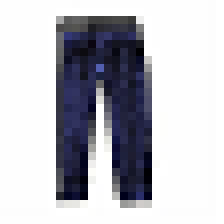
#> input picture frozenSpider/spiderNets/pants.png, 28 x 28 px (shown 8 times larger)
$ python main1.py
#> lines starting #> are read from the running program, lines starting #| are printed output that depends on the picture
from zipfile import ZipFile
import os
import urllib
import urllib.request
import cv2
import pickle
import copy


"""

URL = 'https://nnfs.io/datasets/fashion_mnist_images.zip'
FILE = 'fashion_mnist_images.zip'
FOLDER = 'fashion_mnist_images'

if not os.path.isfile(FILE):
    print ( 'Downloading {URL} and saving as {FILE} ...' )
    urllib.request.urlretrieve(URL, FILE)

print ( 'Unzipping images...' )

with ZipFile(FILE) as zip_images:
    zip_images.extractall(FOLDER)

"""


import matplotlib.pyplot as plt


#Full code


import numpy as np
import nnfs
from nnfs.datasets import sine_data, spiral_data


nnfs.init()
#> (this line was passed over: nnfs is not available in this run)


# Dense layer
class Layer_Dense :
    # Layer initialization
    # [43 lines left out: functions __init__, forward, backward, not called in this run]

        # Retrieve layer parameters
    def get_parameters(self):
            return self.weights, self.biases

        # Set weights and biases in a layer instance
    # [4 lines left out: function set_parameters, not called in this run]


# Dropout
class Layer_Dropout :

    # Init
    # [18 lines left out: functions __init__, forward, not called in this run]

    # Backward pass
    def backward ( self , dvalues ):
        # Gradient on values
        self.dinputs = dvalues * self.binary_mask
        # Input "layer"


class Layer_Input :
    # Forward pass
    def forward ( self , inputs , training ):
        self.output = inputs


# ReLU activation
class Activation_ReLU :
    # Forward pass
    # [12 lines left out: functions forward, backward, not called in this run]
    # Calculate predictions for outputs
    def predictions ( self , outputs ):
        return outputs


# Softmax activation
class Activation_Softmax :
    # Forward pass
    # [30 lines left out: functions forward, backward, not called in this run]

    # Calculate predictions for outputs
    def predictions(self, outputs):
        return np.argmax(outputs, axis=1)


# Sigmoid activation
class Activation_Sigmoid :
    # Forward pass
    # [5 lines left out: function forward, not called in this run]

    # Backward pass
    def backward ( self , dvalues ):
        # Derivative - calculates from output of the sigmoid function
        self.dinputs = dvalues * ( 1 - self.output) * self.output

    # Calculate predictions for outputs
    def predictions ( self , outputs ):
        return (outputs > 0.5 ) * 1


# Linear activation
class Activation_Linear :
    # Forward pass
    # [4 lines left out: function forward, not called in this run]

    # Backward pass
    def backward(self, dvalues):
        # derivative is 1, 1 * dvalues = dvalues - the chain rule
        self.dinputs = dvalues.copy()

    # Calculate predictions for outputs
    def predictions(self, outputs):
        return outputs


# SGD optimizer
class Optimizer_SGD :
    # Initialize optimizer - set settings,
    # learning rate of 1. is default for this optimizer
    # [6 lines left out: function __init__, not called in this run]
    # Call once before any parameter updates
    def pre_update_params ( self ):
        if self.decay:
            self.current_learning_rate = self.learning_rate * ( 1. / ( 1. + self.decay * self.iterations))
        # Update parameters

    # [27 lines left out: function update_params, not called in this run]


    # Call once after any parameter updates
    def post_update_params ( self ):
        self.iterations += 1


# Adagrad optimizer
class Optimizer_Adagrad :
    # Initialize optimizer - set settings
    # [6 lines left out: function __init__, not called in this run]
    # Call once before any parameter updates
    def pre_update_params ( self ):
        if self.decay:
            self.current_learning_rate = self.learning_rate *  ( 1. / ( 1. + self.decay * self.iterations))

    # Update parameters
    # [13 lines left out: function update_params, not called in this run]

    # Call once after any parameter updates
    def post_update_params ( self ):
        self.iterations += 1


# RMSprop optimizer
class Optimizer_RMSprop :
    # Initialize optimizer - set settings
    # [7 lines left out: function __init__, not called in this run]

    # Call once before any parameter updates
    def pre_update_params ( self ):
        if self.decay:
            self.current_learning_rate = self.learning_rate * ( 1. / ( 1. + self.decay * self.iterations))

    # Update parameters
    # [13 lines left out: function update_params, not called in this run]

    # Call once after any parameter updates
    def post_update_params ( self ):
        self.iterations += 1

# Adam optimizer
class Optimizer_Adam :
    # Initialize optimizer - set settings
    # [59 lines left out: functions __init__, pre_update_params, update_params, not called in this run]

    # Call once after any parameter updates
    def post_update_params ( self ):
        self.iterations += 1


# Common loss class
class Loss :
    # Regularization loss calculation
    # [21 lines left out: function regularization_loss, not called in this run]


    # Set/remember trainable layers
    def remember_trainable_layers ( self , trainable_layers ):
        self.trainable_layers = trainable_layers

    # Calculates the data and regularization losses
    # given model output and ground truth values
    # [10 lines left out: function calculate, not called in this run]

    # Reset variables for accumulated loss
    def new_pass(self):
        self.accumulated_sum = 0
        self.accumulated_count = 0

    # Calculates accumulated loss
    # [9 lines left out: function calculate_accumulated, not called in this run]

# Cross-entropy loss
class Loss_CategoricalCrossentropy ( Loss ):
    # Forward pass
    # [39 lines left out: functions forward, backward, not called in this run]
        # Softmax classifier - combined Softmax activation
        # and cross-entropy loss for faster backward step


class Activation_Softmax_Loss_CategoricalCrossentropy ():
    # Backward pass
    # [13 lines left out: function backward, not called in this run]


# Binary cross-entropy loss
class Loss_BinaryCrossentropy ( Loss ):
    # Forward pass
    # [25 lines left out: functions forward, backward, not called in this run]


# Mean Squared Error loss
class Loss_MeanSquaredError ( Loss ): # L2 loss
    # Forward pass
    # [17 lines left out: functions forward, backward, not called in this run]


# Mean Absolute Error loss
class Loss_MeanAbsoluteError ( Loss ): # L1 loss
    # [16 lines left out: functions forward, backward, not called in this run]


# Common accuracy class
class Accuracy :
    # Calculates an accuracy
    # given predictions and ground truth values
    # [15 lines left out: functions calculate, calculate_accumulated, not called in this run]


    def new_pass(self):
        self.accumulated_sum = 0
        self.accumulated_count = 0


# Accuracy calculation for classification model
class Accuracy_Categorical ( Accuracy ):
    # No initialization is needed
    def init ( self , y ):
       pass
    # Compares predictions to the ground truth values
    # [4 lines left out: function compare, not called in this run]


# Accuracy calculation for regression model
class Accuracy_Regression ( Accuracy ):
    def __init__ ( self ):
        # Create precision property
        self.precision = None
    # Calculates precision value
    # based on passed in ground truth values
    def init ( self , y , reinit = False ):
        if self.precision is None or reinit:
            self.precision = np.std(y) / 250

    # Compares predictions to the ground truth values
    def compare ( self , predictions , y ):
        return np.absolute(predictions - y) < self.precision


# Model class
class Model :
    # [5 lines left out: function __init__, not called in this run]


    # Add objects to the model
    def add ( self , layer ):
        self.layers.append(layer)


    # Set loss, optimizer and accuracy
    # [285 lines left out: functions set, finalize, train, forward, backward, get_parameters and 4 more, not called in this run]

    # Loads and returns a model
    @staticmethod
    def load(path):

        # Open file in the binary-read mode, load a model
        with open(path, 'rb') as f:
            model = pickle.load(f)
        # Return a model
        return model

    # [30 lines left out: function predict, not called in this run]


"""
# Create dataset
X, y = spiral_data( samples = 1000 , classes = 3 )
X_test, y_test = spiral_data( samples = 100 , classes = 3 )
# Instantiate the model
model = Model()
# Add layers
model.add(Layer_Dense( 2 , 512 , weight_regularizer_l2 = 5e-4 , bias_regularizer_l2 = 5e-4 ))
model.add(Activation_ReLU())
model.add(Layer_Dropout( 0.1 ))
model.add(Layer_Dense( 512 , 3 ))
model.add(Activation_Softmax())
# Set loss, optimizer and accuracy objects
model.set(
loss = Loss_CategoricalCrossentropy(),
optimizer = Optimizer_Adam( learning_rate = 0.05 , decay = 5e-5 ),
accuracy = Accuracy_Categorical()
)
# Finalize the model
model.finalize()
# Train the model
model.train(X, y, validation_data = (X_test, y_test),
epochs = 10000 , print_every = 100 )

"""


# [39 lines left out: functions load_mnist_dataset, create_data_mnist, not called in this run]


"""

# Create dataset
X, y, X_test, y_test = create_data_mnist( 'fashion_mnist_images' )
# Shuffle the training dataset
keys = np.array( range (X.shape[ 0 ]))
np.random.shuffle(keys)
X = X[keys]
y = y[keys]
# Scale and reshape samples
X = (X.reshape(X.shape[ 0 ], - 1 ).astype(np.float32) - 127.5 ) / 127.5
X_test = (X_test.reshape(X_test.shape[ 0 ], - 1 ).astype(np.float32) -
127.5 ) / 127.5
# Instantiate the model
model = Model()

# Add layers
model.add(Layer_Dense(X.shape[ 1 ], 128 ))
model.add(Activation_ReLU())
model.add(Layer_Dense( 128 , 128 ))
model.add(Activation_ReLU())
model.add(Layer_Dense( 128 , 10 ))
model.add(Activation_Softmax())
# Set loss, optimizer and accuracy objects
model.set(
loss = Loss_CategoricalCrossentropy(),
optimizer = Optimizer_Adam( decay = 1e-4 ),
accuracy = Accuracy_Categorical()
)
# Finalize the model
model.finalize()
# Train the model
model.train(X, y, validation_data = (X, y),
epochs = 15 , batch_size = 128 , print_every = 100 )
model.save( 'fashion_mnist.model' )


"""

# Label index to label name relation
fashion_mnist_labels = {
0 : 'T-shirt/top' ,
1 : 'Trouser' ,
2 : 'Pullover' ,
3 : 'Dress' ,
4 : 'Coat' ,
5 : 'Sandal' ,
6 : 'Shirt' ,
7 : 'Sneaker' ,
8 : 'Bag' ,
9 : 'Ankle boot'
}
# Read an image
image_data = cv2.imread( 'pants.png' , cv2.IMREAD_GRAYSCALE)
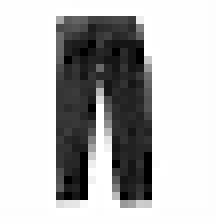
#> image_data: shape (28, 28) (shown 8 times larger); min 0, max 255, mean 189.6
# Resize to the same size as Fashion MNIST images
image_data = cv2.resize(image_data, ( 28 , 28 ))

# Invert image colors
image_data = 255 - image_data
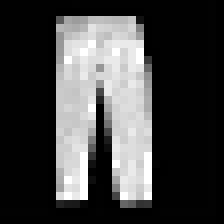
#> image_data: shape (28, 28) (shown 8 times larger); min 0, max 255, mean 65.4
# Reshape and scale pixel data
image_data = (image_data.reshape( 1 , - 1 ).astype(np.float32) -
127.5 ) / 127.5
# Load the model
model = Model.load( 'fashion_mnist.model' )
#> (the run stopped early here; a loop or call above may not have finished)
